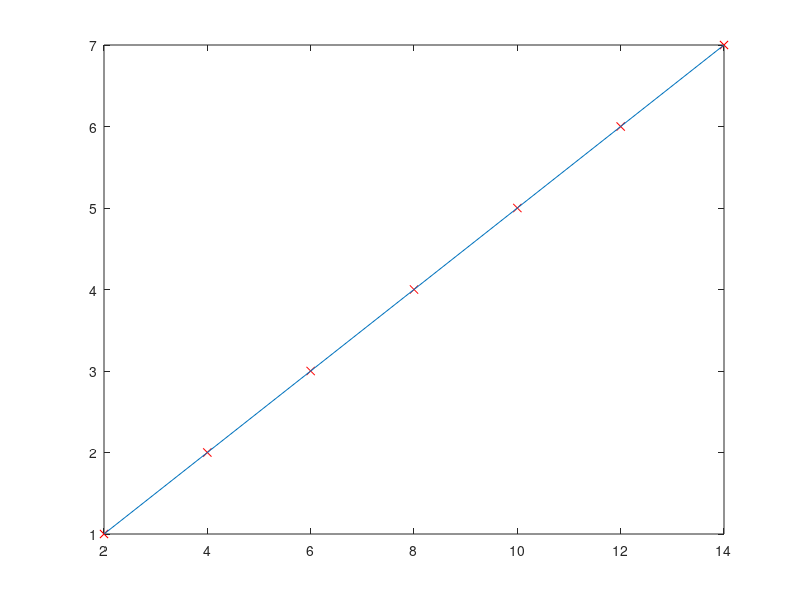

MATLAB code for this plot:
function J = testar() 

	%data = load('ex1data1.txt');
	%x = data(:, 1); 
	%y = data(:, 2);

	x = [1; 2; 3; 4; 5; 6; 7];
	y = [2; 4; 6; 8; 10; 12; 14];
	m = length(y); % number of training examples
	theta = 2;
	alpha = 0.01;

	for i=1:10
		h = x * theta;
		cost = 1 / (2*m) * sum(h-y);
		theta = theta - alpha * cost
	end
	
	plot(y, x, 'rx', x * theta, x, '-');
	theta
end

function res = calculate(x,y)
	res = (x*y) / (x^2 + y^2);
end